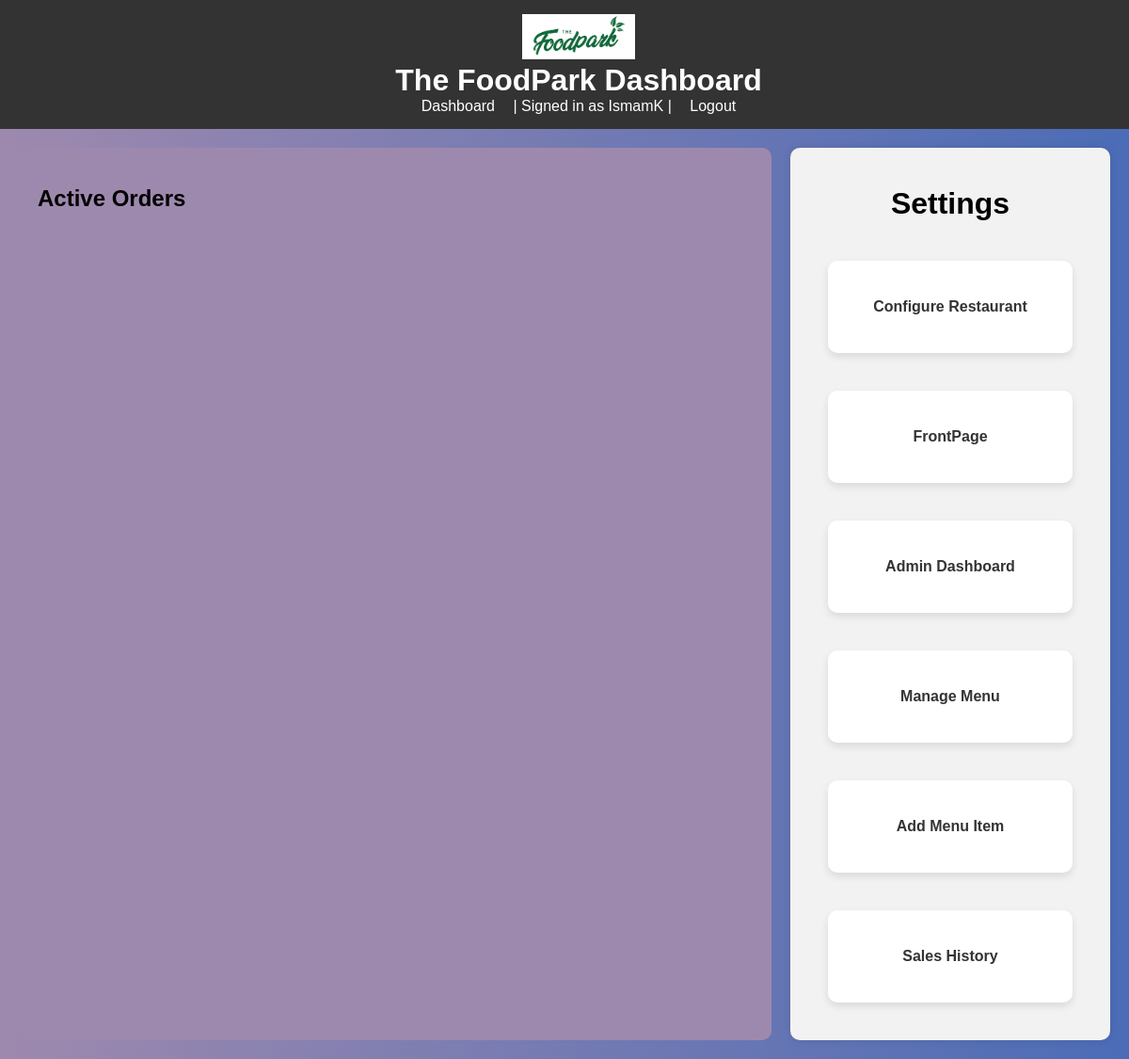
The page /admin_home (signed in) on the database its author committed.
### restaurant/models.py (models this page shows)
class Configuration(models.Model):
    title = models.CharField(max_length=30,default=None)
    logo = models.ImageField(upload_to='media/',default = None)

class CustomUser(AbstractUser):
    phone_number = models.CharField(max_length=13,null = True)
    is_admin = models.BooleanField(default=False)

### restaurant/views.py (the view)
# urls.py: path('admin_home',views.admin_home,name='admin_home'),
@user_passes_test(is_admin)
def admin_home(request):
    return render(request,"restaurant/admin_home.html",{"orders":Order.objects.filter(status__in=['placed','Preparing','Dispatched'])})

### restaurant/context_processors.py (called while the page is built)
def global_context(request):
    return {'restaurant': Configuration.objects.first()}

### restaurant/views.py (called while the page is built)
def is_admin(user):
    return user.is_authenticated and user.is_admin

### restaurant/templates/restaurant/admin_home.html (shortened to what this page needs)
{% extends 'restaurant/admin_layout.html' %}
{% block content %}
<div class="order-container">
    <h2>Active Orders</h2>
</div>
{% endblock %}

### restaurant/templates/restaurant/admin_layout.html (shortened to what this page needs)
{% load static %}
<!DOCTYPE html>
<html lang="en">
<head>
    <link rel="stylesheet" href="{% static 'restaurant/admin_styles.css' %}">
</head>
<body>
    <div id="header">
        <img src = "{{restaurant.logo.url}}" id = "main-logo">
        {%if restaurant.title %}
            <h1>{{restaurant.title}} Dashboard</h1>
        {%else%}
            <h1>Admin Dashboard</h1>
        {%endif%}
    <div id = "header-links">
        <a href="{% url 'admin_home' %}">Dashboard</a>
        {% if user.is_authenticated %}
         |  Signed in as {{ user.username }} | <a href="{% url 'logout' %}">Logout</a>
        {% else %}
            <a href="{% url 'login' %}">Login as admin</a>
        {% endif %}
    </div>
    </div>
    <div id="main-content">
        {% block content %}
        {% endblock %}
        <div class="settings">
            <h1>Settings</h1>
            <a href="{% url 'configure' %}" class="big-card">Configure Restaurant</a>
            <br>
            <a href="{% url 'index' %}" class="big-card">FrontPage</a>
            <br>
            <a href="{% url 'admin_home' %}" class="big-card">Admin Dashboard</a>
            <br>
            <a href="{% url 'manage_menu' %}" class="big-card">Manage Menu</a>
            <br>
            <a href="{% url 'add_item' %}" class="big-card">Add Menu Item</a>
            <br>
            <a href="{% url 'sales_history' %}" class="big-card">Sales History</a>
            <br>
        </div>
    </div>
</body>
</html>

### restaurant/static/restaurant/admin_styles.css (style rules this page uses)
body { font-family: 'Arial', sans-serif; margin: 0; padding: 0; display: flex; flex-direction: column; height: 100vh; background: linear-gradient(to right, rgb(158, 137, 174), #4b6cb7); }
#header { background-color: #333; color: white; padding: 15px; text-align: center; width: 100%; z-index: 1000; }
#header h1 { margin: 0; text-align: center; }
#header a { color: white; text-decoration: none; margin: 15px; text-align: center; }
#main-content { display: flex; flex: 1; padding: 20px; }
.order-container { flex: 3; padding: 20px; background-color: rgb(158, 137, 174); overflow: hidden; border-radius: 10px; }
.settings { width: 500px; flex: 1; padding: 20px; background-color: #f2f2f2; text-align: center; border-radius: 10px; box-shadow: 0 0 10px rgba(0, 0, 0, 0.1); margin-left: 20px; }
.big-card { background-color: #fff; color: #333; padding: 40px; border-radius: 10px; display: inline-block; margin: 20px 20px; cursor: pointer; text-decoration: none; transition: transform 0.3s; box-shadow: 0 4px 8px rgba(0, 0, 0, 0.1); font-weight: bold; width: 180px; }
#main-logo { width:120px; }

### rows shown on the page
Configuration: logo (picture), title "The FoodPark"
CustomUser: username "IsmamK"
